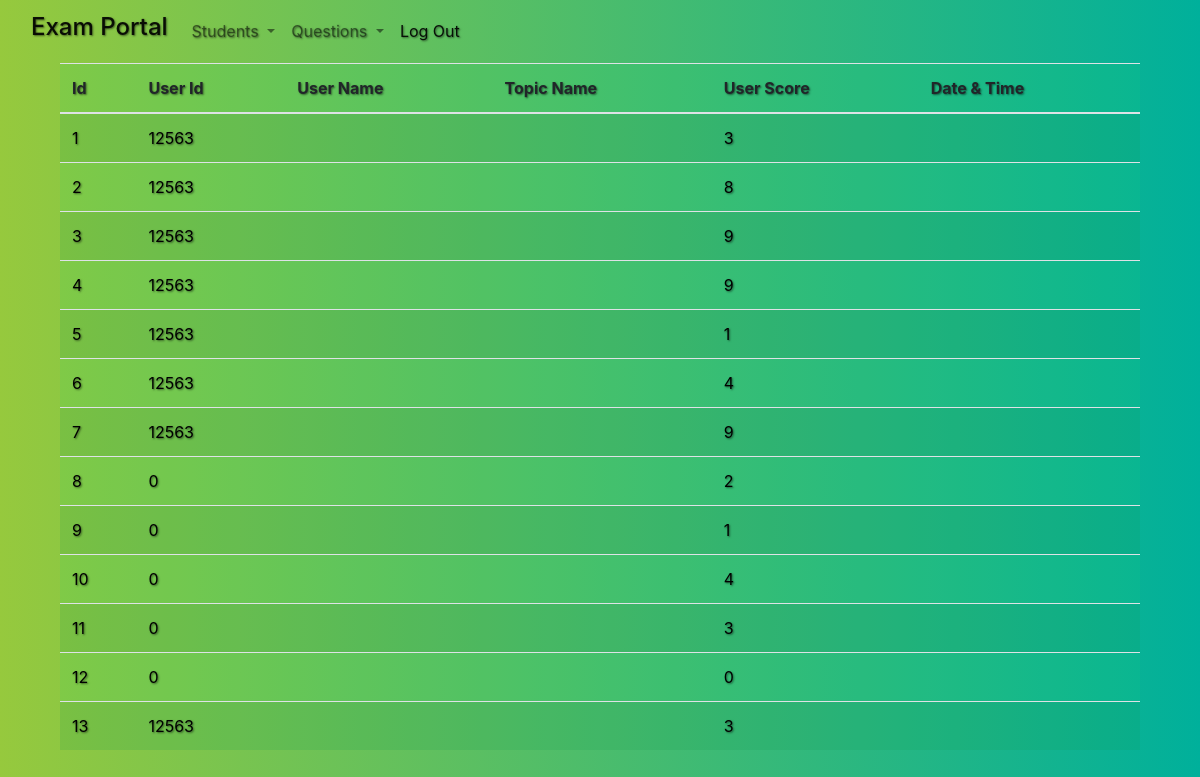
Before: /admin/student.php?action=view_score (signed in) with the older database file.
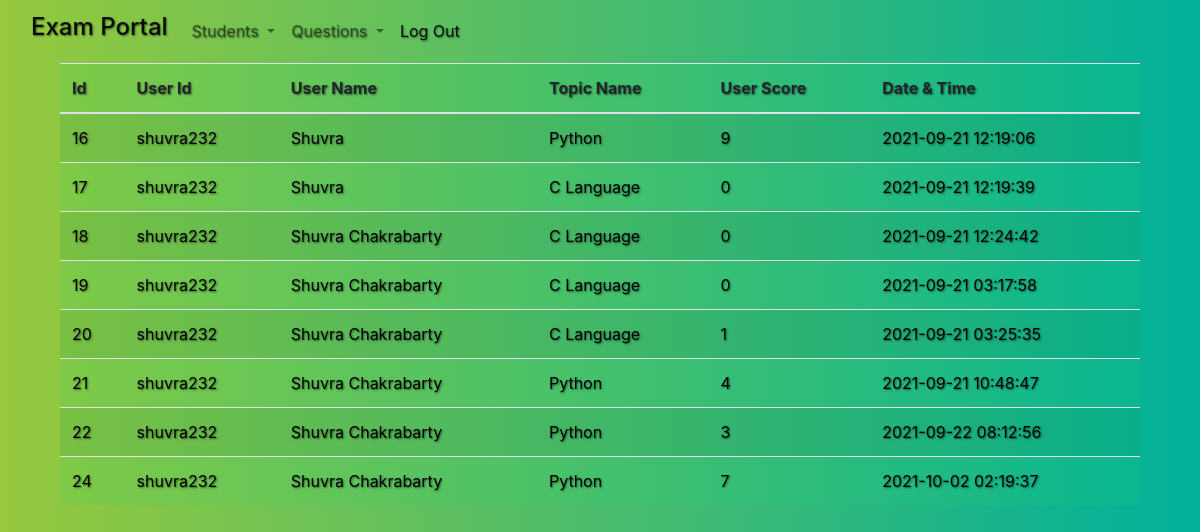
After: the same page with the newer database file.
### tables this page shows
CREATE TABLE `user_score` (
  `id` int(11) NOT NULL,
  `user_id` varchar(255) NOT NULL,
  `score` varchar(3) NOT NULL,
  `topic_id` int(11) NOT NULL,
  `date` datetime NOT NULL,
  `name` varchar(255) NOT NULL
);

CREATE TABLE `topic` (
  `id` int(11) NOT NULL,
  `topic_name` varchar(256) NOT NULL
);

### admin/include/view_score.php (the view)
<div style="width: 90% ; margin: auto; overflow: auto;">
    <table class="table table-striped" >
        <thead>
            <th>Id</th>
            <th>User Id</th>
            <th>User Name</th>
            <th>Topic Name</th>
            <th>User Score</th>
            <th>Date & Time</th>
        </thead>
        <tbody>
            <?php
            $query = "SELECT * FROM user_score";
            $result = mysqli_query($connect, $query);
            while ($row = mysqli_fetch_assoc($result)) {
            $id = $row['id'];
            $user_id = $row['user_id'];
            $user_name = $row['name'];
            $topic_id = $row['topic_id'];
            $topic_query = "SELECT * FROM topic WHERE id = '$topic_id' ";
            $topic_result = mysqli_query($connect,$topic_query);
            $topic_row = mysqli_fetch_assoc($topic_result);
            $topic_name = $topic_row['topic_name'];
            $user_score = $row['score'];
            $date = $row['date'];
            ?>
                <tr>
                    <td><?php echo $id;         ?></td>
                    <td><?php echo $user_id;         ?></td>
                    <td><?php echo $user_name;         ?></td>
                    <td><?php echo $topic_name;         ?></td>
                    <td><?php echo $user_score;         ?></td>
                    <td><?php echo $date;         ?></td>
                </tr>
            <?php }  ?>
        </tbody>
    </table>
</div>

### admin/include/head.php (shortened to what this page needs)
<!DOCTYPE html>
<html lang="en">
<head>
    <link rel="stylesheet" href="./static/style.css">
    <link rel="stylesheet" href="https://maxcdn.bootstrapcdn.com/bootstrap/4.0.0/css/bootstrap.min.css">
</head>
<body>

### admin/include/navbar.php (shortened to what this page needs)
<nav class="navbar navbar-expand-lg navbar-light bgg-light">
    <div class="container-fluid">
        <a class="navbar-brand" href="./admin_index.php"><h4>Exam Portal</h4></a>
        <div class="collapse navbar-collapse" id="navbarSupportedContent">
            <?php
            if(isset($_SESSION)){ ?>
            <ul class="navbar-nav me-auto mb-2 mb-lg-0">
                <li class="nav-item dropdown">
                    <a class="nav-link dropdown-toggle" href="#" id="navbarDropdown" role="button" data-bs-toggle="dropdown" aria-expanded="false">
                        Students
                    </a>
                </li>
                <li class="nav-item dropdown">
                    <a class="nav-link dropdown-toggle" href="#" id="navbarDropdown" role="button" data-bs-toggle="dropdown" aria-expanded="false">
                        Questions
                    </a>
                </li>
                <li class="nav-item">
                    <a class="nav-link active" aria-current="page" href="./include/logout.php?action=logout">Log Out</a>
                </li>
            </ul>
            <?php } ?>
        </div>
    </div>
</nav>

### admin/student.php (shortened to what this page needs)
<?php
include "./include/head.php";
include "./include/navbar.php";
$action = $_GET["action"];
switch($action)
{
    case "view_score";
        include "./include/view_score.php";
        break;
}
?>
</body>
</html>

### admin/static/style.css (style rules this page uses)
body { font-family: 'Roboto',sans-serif; box-sizing: border-box; margin: 0; padding: 0; text-shadow: 1px 1px 2px rgba(0, 0, 0, 0.521); background: #00b09b; background: -webkit-linear-gradient(to right, #96c93d, #00b09b); background: linear-gradient(to right, #96c93d, #00b09b); }
.bgg-light { background-color: #51ccb700 !important; }
.table { width: 100%; max-width: 100%; margin-bottom: 1rem; background: rgba(24, 214, 110, 0.13) !important; }
td { color: rgb(0, 0, 0) !important; }

Changed rows visible on the page:
removed user_score: id "1", user "12563", score "3"
removed user_score: id "2", user "12563", score "8"
removed user_score: id "3", user "12563", score "9"
removed user_score: id "4", user "12563", score "9"
removed user_score: id "5", user "12563", score "1"
removed user_score: id "6", user "12563", score "4"
removed user_score: id "7", user "12563", score "9"
removed user_score: id "8", user "0", score "2"
removed user_score: id "9", user "0", score "1"
removed user_score: id "10", user "0", score "4"
removed user_score: id "11", user "0", score "3"
removed user_score: id "12", user "0", score "0"
removed user_score: id "13", user "12563", score "3"
added user_score: id "16", user "shuvra232", name "Shuvra", topic.topic_name "Python", score "9", date "2021-09-21 12:19:06"
added user_score: id "17", user "shuvra232", name "Shuvra", topic.topic_name "C Language", score "0", date "2021-09-21 12:19:39"
added user_score: id "18", user "shuvra232", name "Shuvra Chakrabarty", topic.topic_name "C Language", score "0", date "2021-09-21 12:24:42"
added user_score: id "19", user "shuvra232", name "Shuvra Chakrabarty", topic.topic_name "C Language", score "0", date "2021-09-21 03:17:58"
added user_score: id "20", user "shuvra232", name "Shuvra Chakrabarty", topic.topic_name "C Language", score "1", date "2021-09-21 03:25:35"
added user_score: id "21", user "shuvra232", name "Shuvra Chakrabarty", topic.topic_name "Python", score "4", date "2021-09-21 10:48:47"
added user_score: id "22", user "shuvra232", name "Shuvra Chakrabarty", topic.topic_name "Python", score "3", date "2021-09-22 08:12:56"
added user_score: id "24", user "shuvra232", name "Shuvra Chakrabarty", topic.topic_name "Python", score "7", date "2021-10-02 02:19:37"
